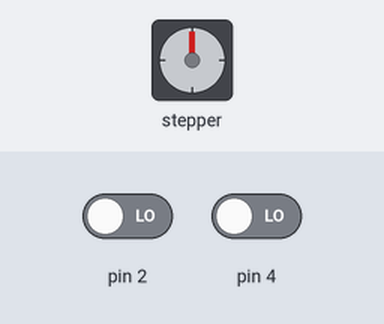
A sketch run on a simulated Arduino Uno, built with avr-gcc and run on an emulated ATmega328P. On the bench: stepper motor. The test bench sets the inputs (shaded band); at power-on: pin 2 LOW, pin 4 LOW. Stepper angles assume 2048 steps per turn.

Above: at 1.2 s.
1.3 s: pin 2 driven HIGH
At 1.82 s:
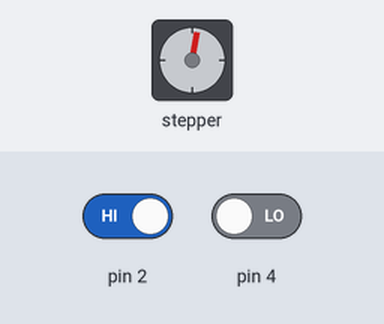
At 2.56 s:
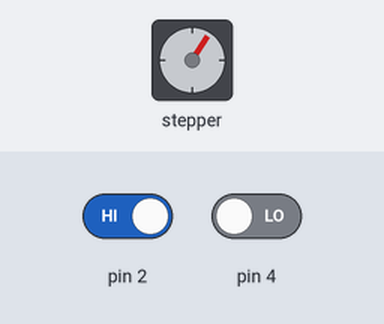
4.3 s: pin 4 driven HIGH
At 4.7 s:
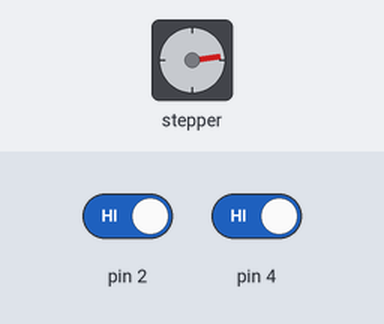
7.3 s: pin 4 driven LOW
Timing chart, 0 to 22.3 s (numbered marks = the images above; inputs shaded):
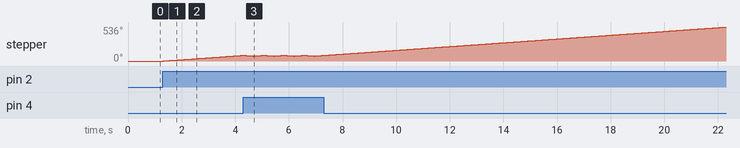

The sketch:

wk4_hw3.ino
```cpp
#include <Stepper.h> //引入步進馬達函示庫

const int stepsPerRevolution = 2048;  //此馬達轉一圈為2048步
const int RPM = 5; //馬達旋轉速度


//宣告Stepper物件，的步數和引腳
//引角依序對應驅動版的1N1、1N3、1N2、1N4
Stepper myStepper(stepsPerRevolution, 13, 14, 12, 27);

void setup() {
  Serial.begin(115200);
  pinMode(2,INPUT);
  pinMode(4,INPUT);
  myStepper.setSpeed(RPM);  //設定馬達轉速
}

void loop() {
  if(digitalRead(2)==HIGH){
    myStepper.step(64);
  }
  if(digitalRead(4)==HIGH){
    myStepper.step(-64);
  }
}
```

Measured:
- after the input at 1.3 s, stepper: keeps turning clockwise at about 30°/s, starting at once
